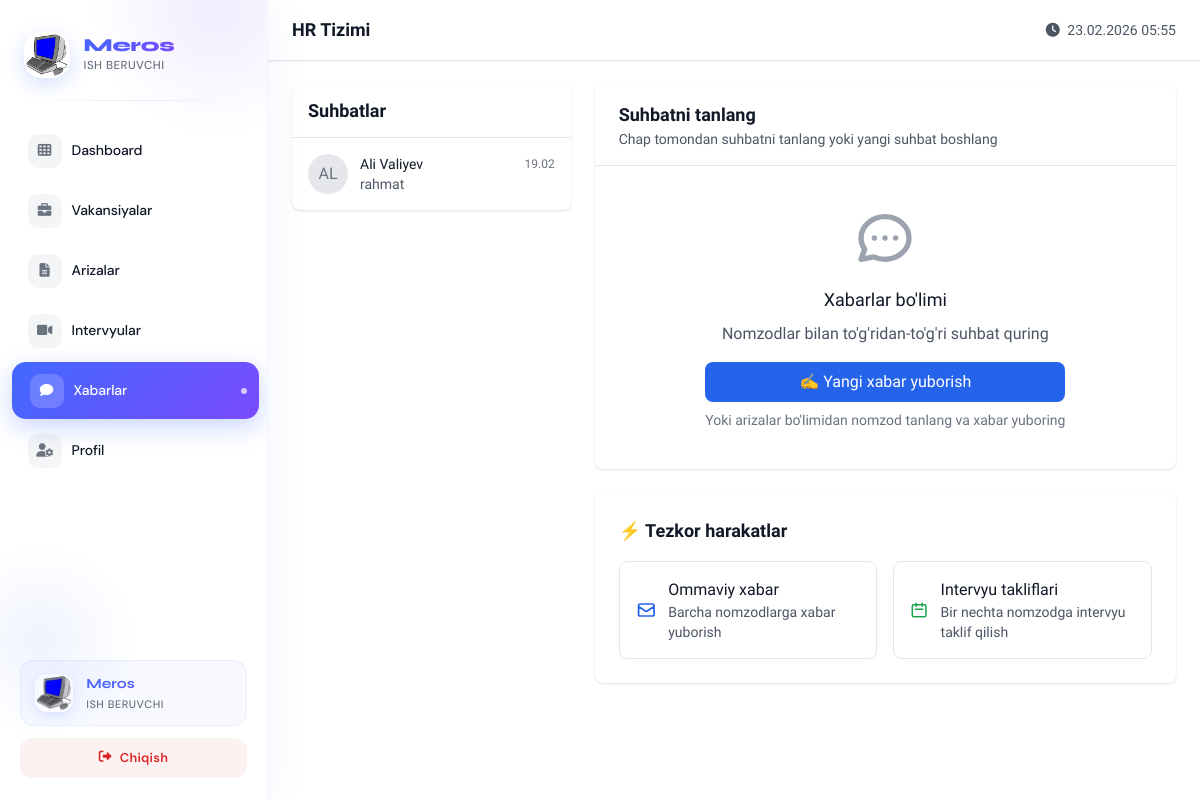
The app's page /employer/messages/ (signed in), older data.
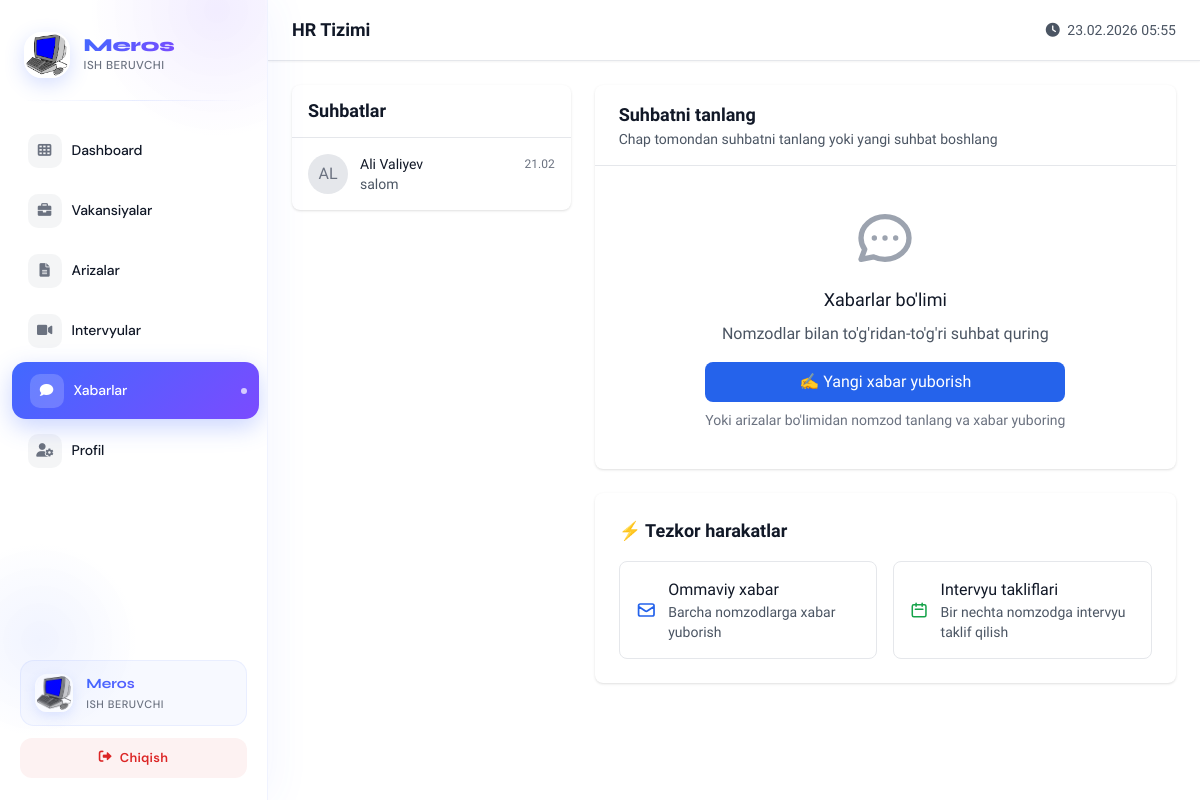
The same page, newer data.
### hr_bolim/models.py (models this page shows, shortened)
class User(AbstractUser):
    ROLE_CHOICES = (
        ("candidate","Ish izlovchi"),
        ("employer","Ish beruvchi"),
        ("admin","Admin")
    )
    role = models.CharField(max_length=20,choices=ROLE_CHOICES, default='candidate')
    phone = models.CharField(max_length=20,blank=True,null=True)
    consent_given = models.BooleanField(default=False)
    consent_date = models.DateTimeField(blank=True,null=True)
    consent_policy_version = models.CharField(max_length=10,blank=True,null=True)
    data_retention_until = models.DateTimeField(blank=True,null=True)
    is_delete = models.BooleanField(default=False)
    created_at = models.DateTimeField(auto_now_add=True)
    update_at = models.DateTimeField(auto_now=True)
    is_staff = models.BooleanField(default=False)
    is_superuser = models.BooleanField(default=False)

class Message(models.Model):
    sender = models.ForeignKey(User, on_delete=models.CASCADE, related_name='sent_messages')
    recipient = models.ForeignKey(User, on_delete=models.CASCADE, related_name='received_messages')
    content = models.TextField(blank=True)
    attachment = models.FileField(upload_to='messages/', blank=True, null=True)
    is_read = models.BooleanField(default=False)
    timestamp = models.DateTimeField(auto_now_add=True)

### hr_bolim/views.py (the view)
# urls.py: path('employer/messages/', employer_messages, name='employer_messages'),
@login_required
def employer_messages(request):
    if request.user.role != 'employer':
        return redirect('home')
    try:
        company = Company.objects.get(user=request.user)
    except Company.DoesNotExist:
        return redirect('employer_register')
    sent_to = Message.objects.filter(sender=request.user).values_list('recipient', flat=True)
    received_from = Message.objects.filter(recipient=request.user).values_list('sender', flat=True)
    user_ids = set(list(sent_to) + list(received_from))
    conversations = []
    for user_id in user_ids:
        other_user = User.objects.get(id=user_id)
        last_msg = Message.objects.filter(
            Q(sender=request.user, recipient=other_user) |
            Q(sender=other_user, recipient=request.user)
        ).order_by('-timestamp').first()
        conversations.append({
            'user': other_user,
            'last_message': last_msg
        })
    conversations.sort(key=lambda x: x['last_message'].timestamp, reverse=True)
    return render(request, 'hr_bolim/employer/messages.html', {'conversations': conversations})

### hr_bolim/templates/hr_bolim/employer/messages.html (shortened to what the changed rows need)
{% extends 'hr_bolim/base_with_sidebar.html' %}
{% load static %}
{% block employer_content %}
<div>
        <div class="grid grid-cols-1 lg:grid-cols-3 gap-6">
            <div class="lg:col-span-1">
                <div class="bg-white rounded-lg shadow">
                    <div class="px-4 py-3 border-b border-gray-200">
                        <h2 class="text-lg font-semibold text-gray-900">Suhbatlar</h2>
                    </div>
                    <div class="divide-y divide-gray-200 max-h-96 overflow-y-auto">
                        {% for conversation in conversations %}
                        <a href="{% url 'employer_chat_detail' conversation.user.id %}" class="block p-4 hover:bg-gray-50 {% if request.user == conversation.user %}bg-blue-50{% endif %}">
                            <div class="flex items-center space-x-3">
                                <div class="w-10 h-10 bg-gray-200 rounded-full flex items-center justify-center">
                                    <span class="text-gray-500 font-medium">{{ conversation.user.get_full_name|slice:":2"|upper }}</span>
                                </div>
                                <div class="flex-1 min-w-0">
                                    <div class="flex items-center justify-between">
                                        <p class="text-sm font-medium text-gray-900 truncate">
                                            {{ conversation.user.get_full_name }}
                                        </p>
                                        <span class="text-xs text-gray-500">
                                            {{ conversation.last_message.timestamp|date:"d.m" }}
                                        </span>
                                    </div>
                                    <p class="text-sm text-gray-600 truncate">
                                        {{ conversation.last_message.content|truncatewords:5 }}
                                    </p>
                                </div>
                            </div>
                        </a>
                        {% endfor %}
                    </div>
                </div>
            </div>
        </div>
</div>
{% endblock employer_content %}

Row changes from the older to the newer data that the page shows:
changed User "AL": last_message.timestamp "19.02" → "21.02"; last_message.content "rahmat" → "salom"
